Frame 1 (no input): blank canvas, image omitted
Frame 60 (no input): blank canvas, image omitted
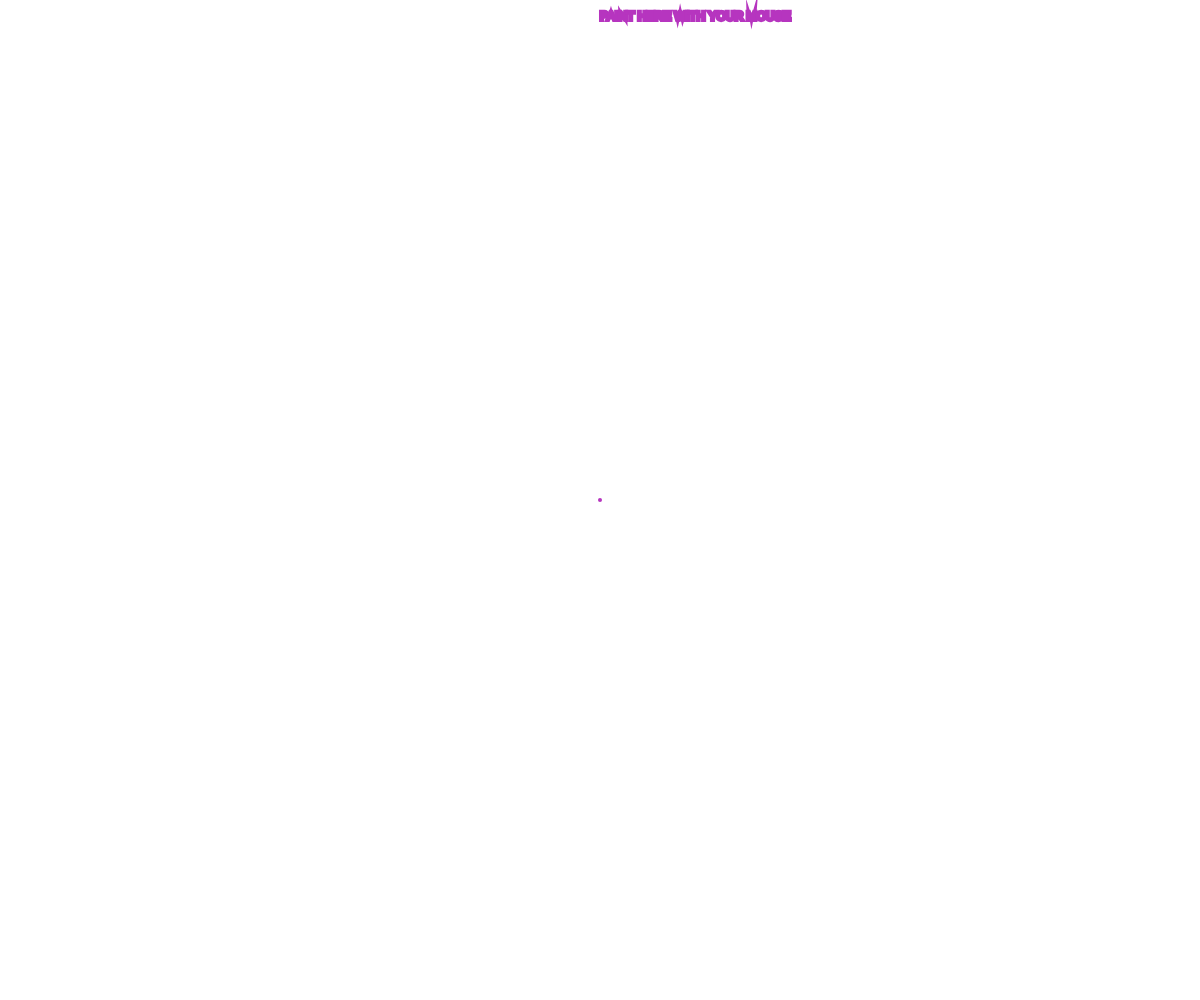
Frame 120 (the mouse pressed at the canvas centre since frame 60)

The p5.js sketch whose frames 1 and 60 were blank and that drew this single picture after the mouse press (run headless with seeded random() and noise() and a simulated clock; from frame 60 on, the mouse is pressed at the canvas centre):

// p5.js sketch
// ── sketch.js
var currentPath=[],drawing=[];
var canvas,drawingStroke;


function setup(){
  canvas=createCanvas(windowWidth,windowHeight);
  canvas.mousePressed(startPath);
  canvas.mouseReleased(endPath);
  
}


function draw(){
  background("white");

  if (mouseIsPressed) {
    var point={x:mouseX,y:mouseY};
    currentPath.push(point); 
  }
  
  noFill();
  strokeWeight(4);
  
  text("PAINT HERE WITH YOUR MOUSE",windowWidth/2,20);

  for (var index = 0; index < drawing.length; index++) {
    var path=drawing[index];
    console.log(path);
    stroke(drawing[index].colorRed,drawing[index].colorGreen,drawing[index].colorBlue)
    beginShape();
    for (var i = 0; i < path.length; i++) {
      vertex(path[i].x,path[i].y)
      
    }
    endShape();
    
  }
 
}

function startPath(){
  currentPath=[];
  drawing.push(currentPath);
  drawingStroke={
    colorRed:random(0,255),
    colorGreen:random(0,255),
    colorBlue:random(0,255)
    
  }
  drawing.push(drawingStroke);

}

function endPath(){
  
}
